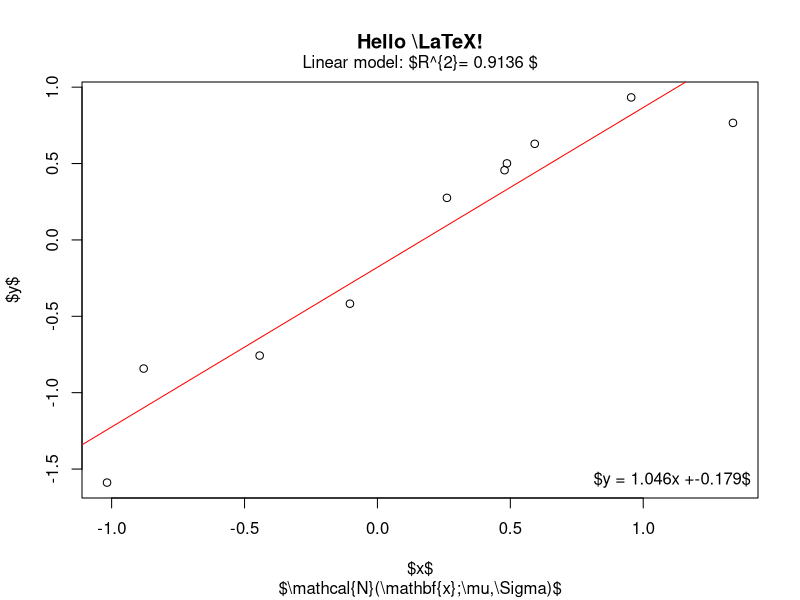

Generate this figure with R:
x <- rnorm(10)
y <- x + rnorm(5, sd = 0.25)
model <- lm(y ~ x)
rsq <- summary(model)$r.squared
rsq <- signif(rsq, 4)
plot(x, y, main = "Hello \\LaTeX!", xlab = "$x$", ylab = "$y$", 
     sub = "$\\mathcal{N}(\\mathbf{x};\\mu,\\Sigma)$")
abline(model, col = "red")
mtext(paste("Linear model: $R^{2}=", rsq, "$"), line = 0.5)
legend("bottomright", legend = paste0("$y = ", 
                                      round(coef(model)[2], 3),
                                      "x +", 
                                      round(coef(model)[1], 3), 
                                      "$"
), 
bty = "n")
